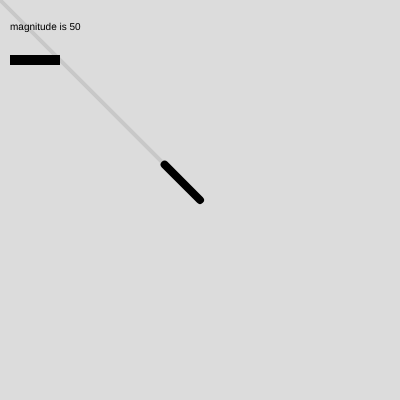
Frame 1 (no input)
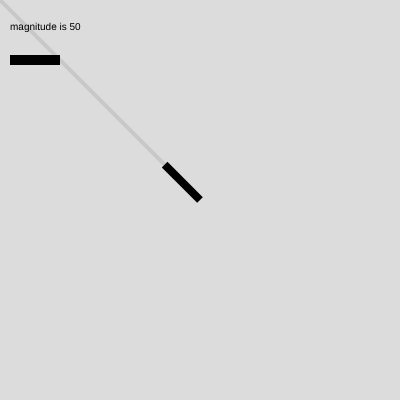
Frame 60 (no input)
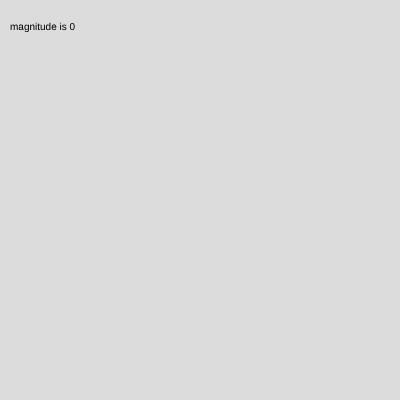
Frame 120 (the mouse pressed at the canvas centre since frame 60)

The p5.js sketch that drew these frames (run headless with seeded random() and noise() and a simulated clock; from frame 60 on, the mouse is pressed at the canvas centre):

// p5.js sketch
// ── sketch.js
function setup() {
  createCanvas(400, 400);
}

function draw() {
  background(220);

  let mouse = createVector(mouseX, mouseY)
  let center = createVector(width/2,height/2)

  stroke(200)
  strokeWeight(4)
  translate(center.x, center.y)

  mouse.sub(center)
  line(0,0, mouse.x, mouse.y)
  mouse.normalize()
  mouse.mult(50)
  stroke(0)
  strokeWeight(8)
  line(0,0, mouse.x, mouse.y)

  translate(-center.x, -center.y)
  textSize(10)
  strokeWeight(0)
  text(`magnitude is ${mouse.mag()}`, 10, 30)

  strokeWeight(10)
  strokeCap(SQUARE)
  line(10, 60, 10 + mouse.mag(), 60)

  
}
